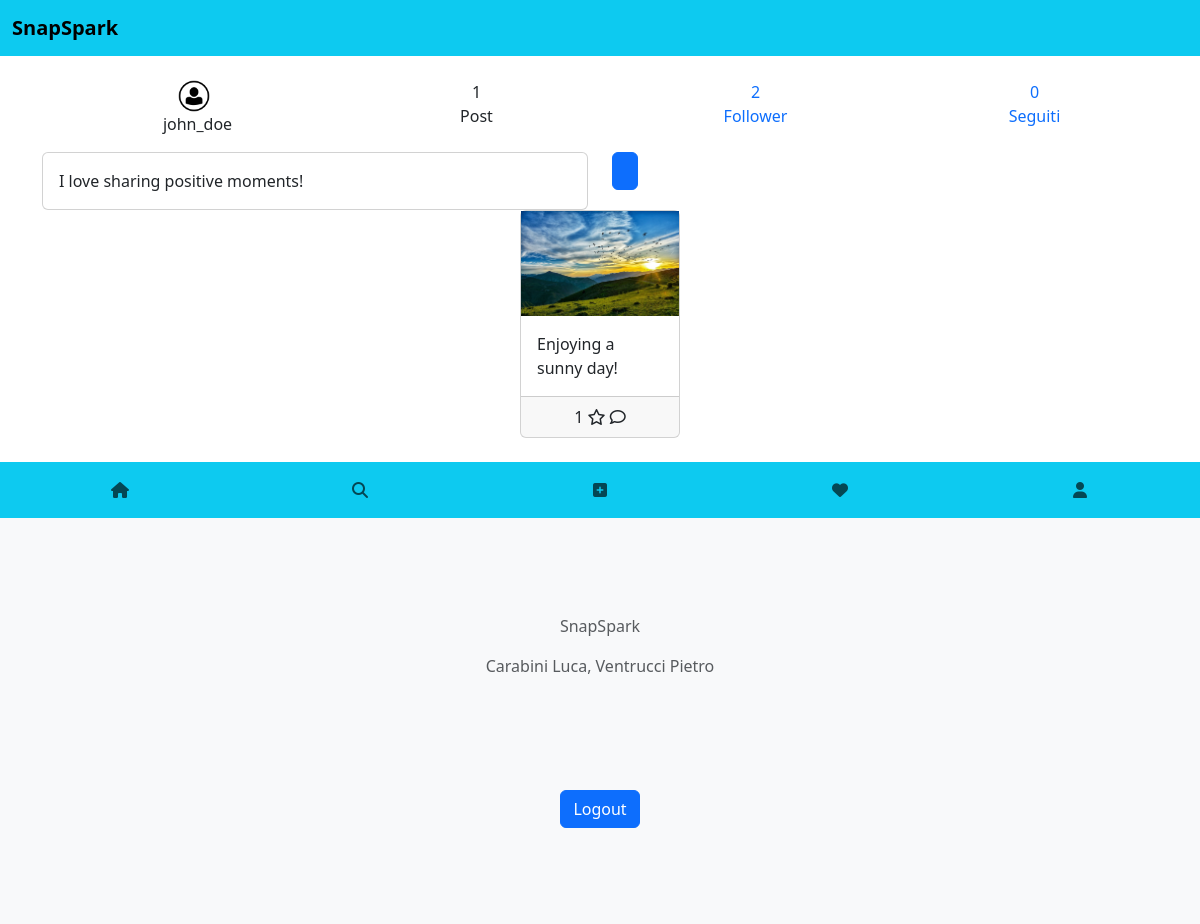
Screenshot of /user.php?username=john_doe (signed in) with the database file from the repository.
### tables this page shows
CREATE TABLE `utenti` (
  `username` char(30) NOT NULL,
  `nome` char(20) NOT NULL,
  `cognome` char(20) NOT NULL,
  `sesso` char(1) NOT NULL,
  `password` char(30) NOT NULL,
  `data_nascita` date NOT NULL,
  `mail` char(40) NOT NULL,
  `numero` bigint(20) NOT NULL,
  `biografia` varchar(100) NOT NULL,
  `nome_social` char(15) NOT NULL,
  `profile_img` char(50) NOT NULL
);

CREATE TABLE `posts` (
  `username` char(30) NOT NULL,
  `file` char(20) NOT NULL,
  `id` int(11) NOT NULL,
  `descrizione` varchar(100) NOT NULL,
  `data` date NOT NULL,
  `spark` int(11) NOT NULL
);

### user.php (called while the page is built, shortened)
<?php
require_once "bootstrap.php";
$templateParams["titolo"] = "SnapSpark - Home";
$templateParams["nome"] = "user-profile.php";
$username = $_SESSION['username'];
if (isset($_GET['username'])) {
    $username = $_GET['username'];
}
$templateParams["posts"] = $dbh->getPostsByAuthor($username);
$templateParams["follower"] = $dbh->getFollower($username);
$templateParams["followed"] = $dbh->getFollowed($username);
$templateParams["bio"] = $dbh->getUserBio($username);
$templateParams["username"] = $username;
require_once "template/base.php";

### db/database.php (called while the page is built, shortened)
<?php
final class DatabaseHelper
{
    private $db;
    public function __construct($serverName, $userName, $password, $dbName, $port)
    {
        $this->db = new mysqli($serverName, $userName, $password, $dbName, $port);
        $this->db->set_charset("utf8mb4");
    }
    public function getPostsByAuthor($username)
    {
        $query = "SELECT username, file, id, descrizione, data, spark
                  FROM posts
                  WHERE username=?";
        $stmt = $this->db->prepare($query);
        $stmt->bind_param("s", $username);
        $stmt->execute();
        $result = $stmt->get_result();
        return $result->fetch_all(MYSQLI_ASSOC);
    }
    public function getFollower($username)
    {
        $query = "SELECT follower as username
                  FROM follow
                  WHERE user=?";
        $stmt = $this->db->prepare($query);
        $stmt->bind_param("s", $username);
        $stmt->execute();
        $result = $stmt->get_result();
        return $result->fetch_all(MYSQLI_ASSOC);
    }
    public function getFollowed($username)
    {
        $query = "SELECT user as username
                  FROM follow
                  WHERE follower=?";
        $stmt = $this->db->prepare($query);
        $stmt->bind_param("s", $username);
        $stmt->execute();
        $result = $stmt->get_result();
        return $result->fetch_all(MYSQLI_ASSOC);
    }
    public function getUserBio($username)
    {
        $query = "SELECT biografia
                  FROM utenti
                  WHERE username=?";
        $stmt = $this->db->prepare($query);
        $stmt->bind_param("s", $username);
        $stmt->execute();
        $result = $stmt->get_result();
        return $result->fetch_all(MYSQLI_ASSOC);
    }
}

### bootstrap.php (called while the page is built, shortened)
<?php
require_once "db/database.php";
$dbh = new DatabaseHelper("localhost", "root", "", "SnapSpark", 3306);

### template/user-profile.php (the view, shortened to what this page needs)
<div class="container text-center">
    <div class="row">
        <div class="col">
            <ul>
                <li>
                    <img src="<?php echo AVATAR_FOLDER . "avatar.png"; ?>" class="me-2" alt="" id="avatar">
                </li>
                <li>
                    <label id='currentUser'><?php echo $templateParams['username'] ?></label>
                </li>
            </ul>
        </div>
        <div class="col">
            <ul>
                <li>
                    <label>
                        <?php echo count($templateParams["posts"]) ?>
                    </label>
                </li>
                <li>
                    <label> Post</label>
                </li>
            </ul>
        </div>
        <div class="col">
            <a href="info-follower.php?username=<?php echo $templateParams["username"] ?>&action=follower">
                <ul>
                    <li>
                        <label>
                            <?php echo count($templateParams['follower']) ?>
                        </label>
                    </li>
                    <li>
                        <label> Follower</label>
                    </li>
                </ul>
            </a>
        </div>
        <div class="col">
            <a href="info-follower.php?username=<?php echo $templateParams["username"] ?>&action=followed">
                <ul>
                    <li>
                        <label>
                            <?php echo count($templateParams['followed']) ?>
                        </label>
                    </li>
                    <li>
                        <label>Seguiti</label>
                    </li>
                </ul>
            </a>
        </div>
    </div>
</div>
<div class="row row-cols-1 row-cols-md-2 g-4">
    <div class="col">
        <div class="card">
            <div class="card-body">
                <p class="card-text">
                    <?php if (count($templateParams['bio']) > 0) {
                        echo $templateParams['bio'][0]['biografia'];
                    } ?>
                </p>
            </div>
        </div>
    </div>
    <?php if ($_SESSION['username'] !== $templateParams['username']) { ?>
        <div class="col" id="follow-button">
            <form action="" method="POST">
                <input class="btn btn-primary" type="submit" value="" name="follow" id="follow-bt">
            </form>
        </div>
    <?php } ?>
</div>
<div class="row">
    <div class="d-flex justify-content-center">
        <?php foreach ($templateParams["posts"] as $post): ?>
            <div class="card" style="width: 10rem;" id="profile">
                <img src="<?php echo POST_FOLDER . $post["file"]; ?>" alt="">
                <div class="card-body">
                    <p class="card-text">
                        <?php echo $post["descrizione"]; ?>
                    </p>
                </div>
                <footer class="card-footer">
                    <p class="card-text mx-auto">
                        <?php echo $post["spark"]; ?>
                        <i class="fa-regular fa-star"></i>
                        <i class="fa-regular fa-comment"></i>
                    </p>
                </footer>
            </div>
        <?php endforeach; ?>
    </div>
</div>

### css/style.css (style rules this page uses)
img#avatar { max-height: 2rem; }
div#profile { margin: 0 2% 0 2% }
footer p { text-align: center; }
ul { list-style: none; }

### rows the page displays
utenti: biografia "I love sharing positive moments!"
posts: file (picture), descrizione "Enjoying a sunny day!", spark "1"

### other values shown
$templateParams['username'] "john_doe"
count($templateParams["posts"]) "1"
count($templateParams['follower']) "2"
count($templateParams['followed']) "0"
